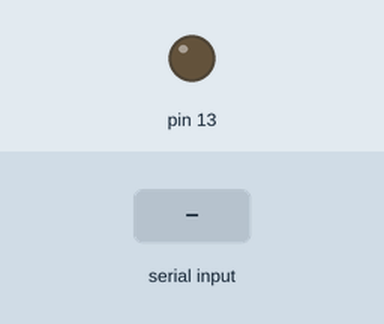
The sketch below on a simulated Arduino Uno, built with avr-gcc and run on an emulated ATmega328P. Parts: output pins drawn as LEDs (lit = HIGH). Inputs (shaded band) come from the test bench.

Above: at 1.2 s.
1.3 s: "1" received over the second serial link
At 1.7 s:
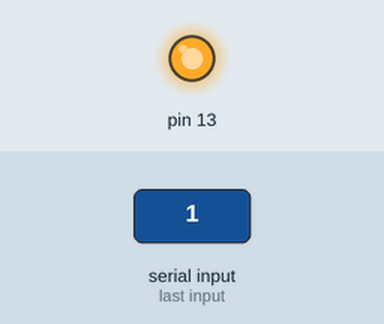
2.8 s: "0" received over the second serial link
At 4.0 s:
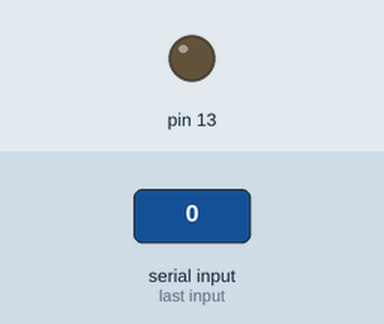
Timing chart, 0 to 5.8 s (numbered marks = the images above; inputs shaded):
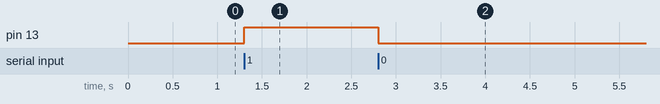

Measured:
- after the input at 1.3 s, pin 13: LOW → HIGH at once
- after the input at 2.8 s, pin 13: HIGH → LOW at once

The sketch:

bluetooth_module_program.ino
```cpp
#include<SoftwareSerial.h>
SoftwareSerial mySerial(10,11);
void setup() {
  // put your setup code here, to run once:
Serial.begin(9600);
mySerial.begin(9600);
pinMode(13,OUTPUT);
}

void loop() {
while(mySerial.available()){
char data=mySerial.read();
  if(data=='1'){
    digitalWrite(13,HIGH);
  }
  if(data=='0'){
    digitalWrite(13,LOW);
  }
}
if(Serial.available())
{
  mySerial.write(Serial.read());
}


  // put your main code here, to run repeatedly:

}
```
